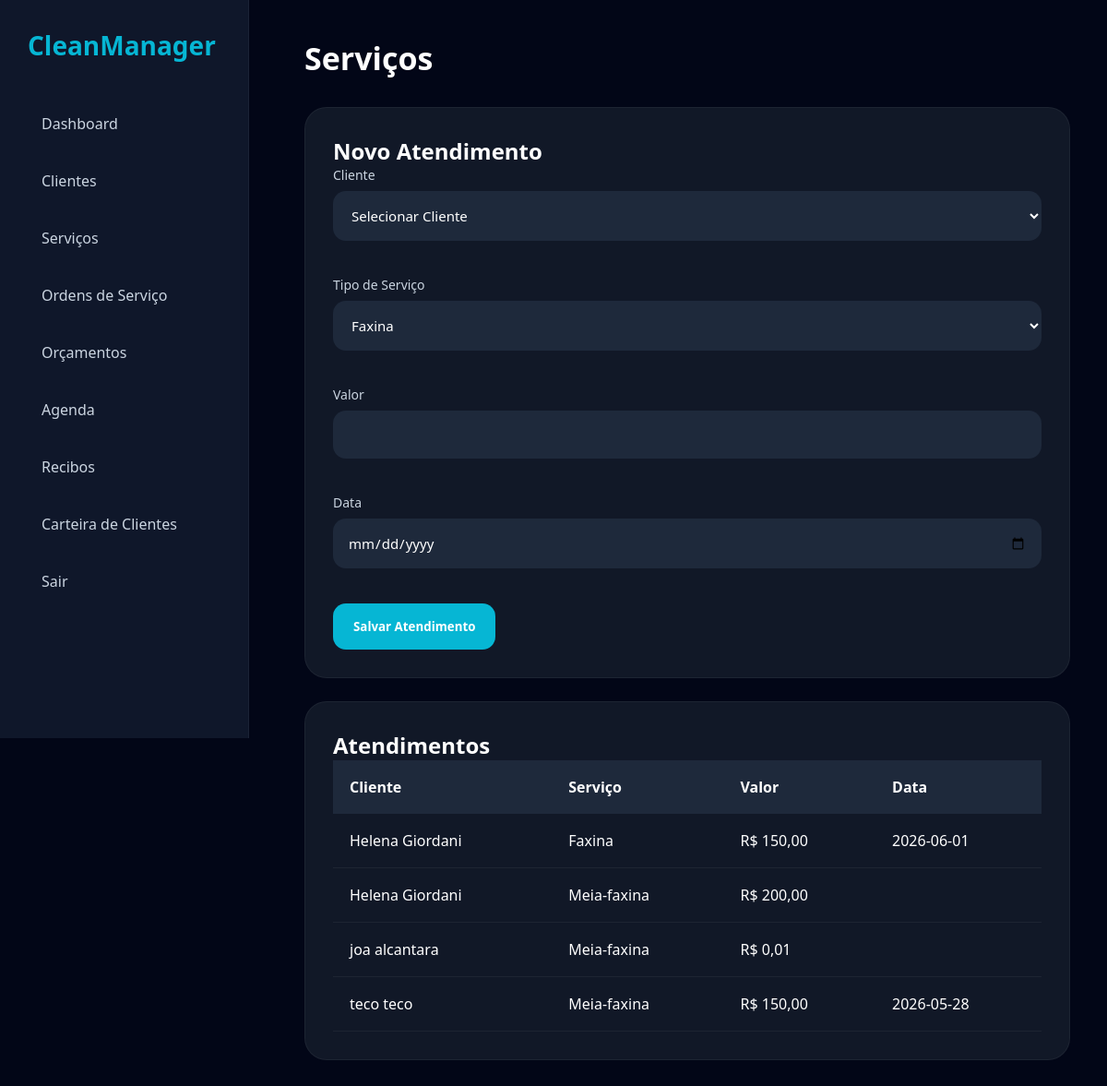
The page /admin/servicos.php (signed in) on the database its author committed.
### tables this page shows
CREATE TABLE servicos (

    id INTEGER PRIMARY KEY AUTOINCREMENT,

    cliente_id INTEGER,

    tipo TEXT,

    valor REAL,

    data TEXT,

    colaborador TEXT,

    status TEXT

);

CREATE TABLE clientes (

    id INTEGER PRIMARY KEY AUTOINCREMENT,

    nome TEXT,
    telefone TEXT,
    endereco TEXT,
    observacoes TEXT

, cpf_cnpj TEXT, cidade TEXT, tipo_servico TEXT, origem TEXT);

### admin/servicos.php (the view, shortened to what this page needs)
<?php
include '../config/conexao.php';
$servicos = $db->query("
SELECT servicos.*, clientes.nome
FROM servicos
LEFT JOIN clientes
ON clientes.id = servicos.cliente_id
ORDER BY servicos.id DESC
");
?>
<!DOCTYPE html>
<html lang="pt-br">
<head>
<link rel="stylesheet"
href="../assets/css/dashboard.css">
</head>
<body>
<?php include '../includes/sidebar.php'; ?>
<div class="content">
<div class="topbar">
<h1>Serviços</h1>
</div>
<div class="card">
<h2>Novo Atendimento</h2>
<form method="POST">
<div class="input-group">
<label>Cliente</label>
<select
name="cliente_id"
required>
<option value="">
Selecionar Cliente
</option>
</select>
</div>
<div class="input-group">
<label>Tipo de Serviço</label>
<select name="tipo">
<option>Faxina</option>
</select>
</div>
<div class="input-group">
<label>Valor</label>
<input
type="number"
step="0.01"
name="valor"
required>
</div>
<div class="input-group">
<label>Data</label>
<input
type="date"
name="data">
</div>
<button
type="submit"
name="salvar">
Salvar Atendimento
</button>
</form>
</div>
<div class="card">
<h2>Atendimentos</h2>
<div class="table-container">
<table>
<tr>
<th>Cliente</th>
<th>Serviço</th>
<th>Valor</th>
<th>Data</th>
</tr>
<?php while($servico = $servicos->fetchArray()) { ?>
<tr>
<td>
<?= $servico['nome']; ?>
</td>
<td>
<?= $servico['tipo']; ?>
</td>
<td>
R$ <?= number_format($servico['valor'],2,',','.'); ?>
</td>
<td>
<?= $servico['data']; ?>
</td>
</tr>
<?php } ?>
</table>
</div>
</div>
</div>
</body>
</html>

### assets/css/dashboard.css (style rules this page uses)
* { margin: 0; padding: 0; box-sizing: border-box; font-family: "Segoe UI", sans-serif; }
body { background: #020617; color: white; }
.content { margin-left: 290px; padding: 40px; }
.topbar { display: flex; justify-content: space-between; align-items: center; margin-bottom: 30px; }
.topbar h1 { font-size: 34px; }
.card { background: #111827; padding: 30px; border-radius: 24px; margin-bottom: 25px; border: 1px solid rgba(255, 255, 255, 0.05); }
input, select { width: 100%; padding: 16px; background: #1e293b; border: none; border-radius: 14px; color: white; margin-bottom: 18px; font-size: 15px; }
button { background: #06b6d4; color: white; border: none; padding: 16px 22px; border-radius: 14px; font-weight: bold; cursor: pointer; transition: 0.3s; }
.table-container { overflow-x: auto; }
table { width: 100%; border-collapse: collapse; min-width: 700px; }
table th { text-align: left; padding: 18px; background: #1e293b; }
table td { padding: 18px; border-bottom: 1px solid rgba(255, 255, 255, 0.05); }
label { display: block; margin-bottom: 8px; color: #cbd5e1; font-size: 14px; }
.input-group { margin-bottom: 20px; }

### rows shown on the page
servicos: cliente.nome "Helena Giordani", tipo "Faxina", valor "150,00", data "2026-06-01"
servicos: cliente.nome "Helena Giordani", tipo "Meia-faxina", valor "200,00"
servicos: cliente.nome "joa alcantara", tipo "Meia-faxina", valor "0,01"
servicos: cliente.nome "teco teco", tipo "Meia-faxina", valor "150,00", data "2026-05-28"
